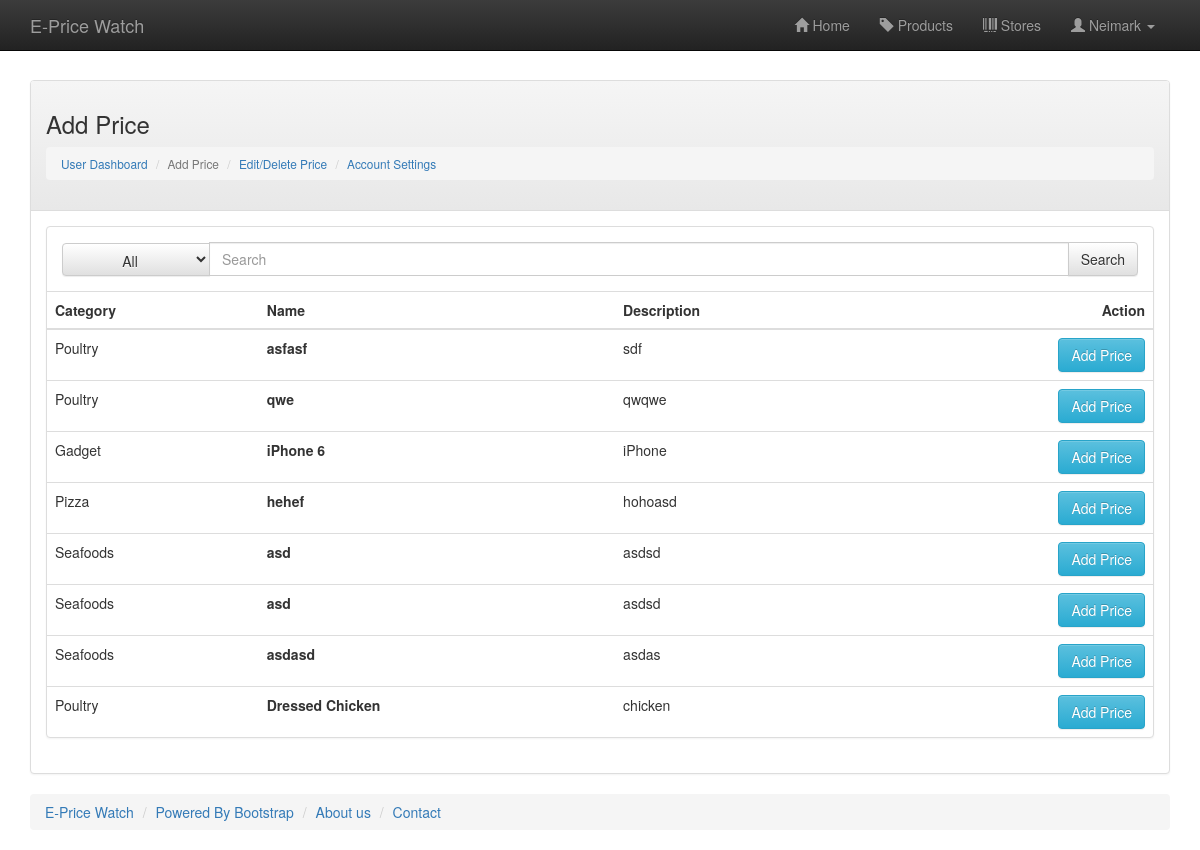
Page /addprice.php (signed in) on the committed database.
### tables this page shows
CREATE TABLE `product_table` (
  `ID` int(11) NOT NULL,
  `NAME` varchar(60) NOT NULL,
  `DESCRIPTION` text NOT NULL,
  `DATECREATED` timestamp NOT NULL DEFAULT CURRENT_TIMESTAMP,
  `SRP` double NOT NULL,
  `CATEGORY` int(11) NOT NULL DEFAULT '0'
);

CREATE TABLE `product_category` (
  `ID` int(11) NOT NULL,
  `NAME` varchar(30) NOT NULL,
  `DESCRIPTION` text NOT NULL,
  `CONSTANT` tinyint(1) NOT NULL DEFAULT '0'
);

### addprice.php (the view, shortened to what this page needs)
<!DOCTYPE html>
<?php
include('library/functionlibrary.php');
  $searchkeyword = '';
?>
<html lang="en">
<head>
  <link href="css/bootstrap.min.css" rel="stylesheet">
  <link href="css/bootstrap-theme.min.css" rel="stylesheet">
  <link href="css/app.css" rel="stylesheet">
  <link href="css/map.css" rel="stylesheet">
</head>
<body role="document">
<?php include('library/navbar.php'); ?>
<div class="container">
  <div style="width:100%; height: 80px"></div>
  <div class="panel panel-default">
    <div class="panel-heading">
      <h3>Add Price</h3>
      <small>
        <ol class="breadcrumb">
          <li><a href="userpanel.php">User Dashboard</a></li>
          <li class="active">Add Price</li>
          <li><a href="editprice.php">Edit/Delete Price</a></li>
          <li><a href="useraccountsettings.php">Account Settings</a></li>
        </ol>
      </small>
    </div>
    <div class="panel-body">
      <div class="panel panel-default">
        <div class="panel-body">
          <form>
            <div class="input-group">
              <span class="input-group-btn">
                <select onchange="changecategory(this.options[this.selectedIndex].text);" id="searchcategory" name="category" class="btn btn-default dropdown-toggle" style="height: 2.4em;">
                  <option value="-99">All</option>
                </select>
              </span>
              <input type="text" name="search" value="<?php echo $searchkeyword; ?>" id="searchinput" class="form-control" placeholder="Search">
              <span class="input-group-btn">
                <input class="btn btn-default" type="submit" value="Search" />
              </span>
            </div>
          </form>
          <?php
            $argument = '';
            $sql = 'SELECT product_table.ID, product_table.NAME, product_table.DESCRIPTION, product_table.SRP, product_category.ID AS CATEGORYID, product_category.NAME AS CATEGORY FROM product_table, product_category WHERE product_category.ID = product_table.CATEGORY' . $argument . ' ORDER BY product_table.DATECREATED DESC';
            $result = mysqli_query( $con, $sql);
           ?>
        </div>
        <table class="table">
          <thead>
            <tr class="table_headers">
              <th>Category</th>
              <th>Name</th>
              <th>Description</th>
              <th style="text-align: right;">Action</th>
            </tr>
          </thead>
          <tbody>
          <?php
            while ($row = mysqli_fetch_array($result)) {
          ?>
          <tr>
            <td><?php echo $row['CATEGORY']; ?></td>
            <td><b><?php echo $row['NAME']; ?></b></td>
            <td><?php echo $row['DESCRIPTION']; ?></td>
            <td style="text-align: right;">
              <a href="#" onclick="initaddpanel(<?php echo $row['ID']; ?>, '<?php echo $row['NAME']; ?>', '<?php echo $row['CATEGORY']; ?>', <?php echo $row['SRP']; ?>);" data-toggle="modal" data-target="#myModal" class="btn btn-info">Add Price</a>
            </td>
          </tr>
          <?php } ?>
          </tbody>
        </table>
      </div>
    </div>
  </div>
</div>
<?php include('library/footer.php'); ?>
</body>
</html>

### css/app.css (style rules this page uses)
.my_thumb_container p, h3 { white-space: nowrap; overflow: hidden; text-overflow: ellipsis; }
.table_headers th, td { text-align: left; }

### rows in the picture
product_table: product_category.NAME "Poultry", NAME "asfasf", DESCRIPTION "sdf"
product_table: product_category.NAME "Poultry", NAME "qwe", DESCRIPTION "qwqwe"
product_table: product_category.NAME "Gadget", NAME "iPhone 6", DESCRIPTION "iPhone"
product_table: product_category.NAME "Pizza", NAME "hehef", DESCRIPTION "hohoasd"
product_table: product_category.NAME "Seafoods", NAME "asd", DESCRIPTION "asdsd"
product_table: product_category.NAME "Seafoods", NAME "asd", DESCRIPTION "asdsd"
product_table: product_category.NAME "Seafoods", NAME "asdasd", DESCRIPTION "asdas"
product_table: product_category.NAME "Poultry", NAME "Dressed Chicken", DESCRIPTION "chicken"

### other values in the picture
$_SESSION["NAME"] "Neimark"
